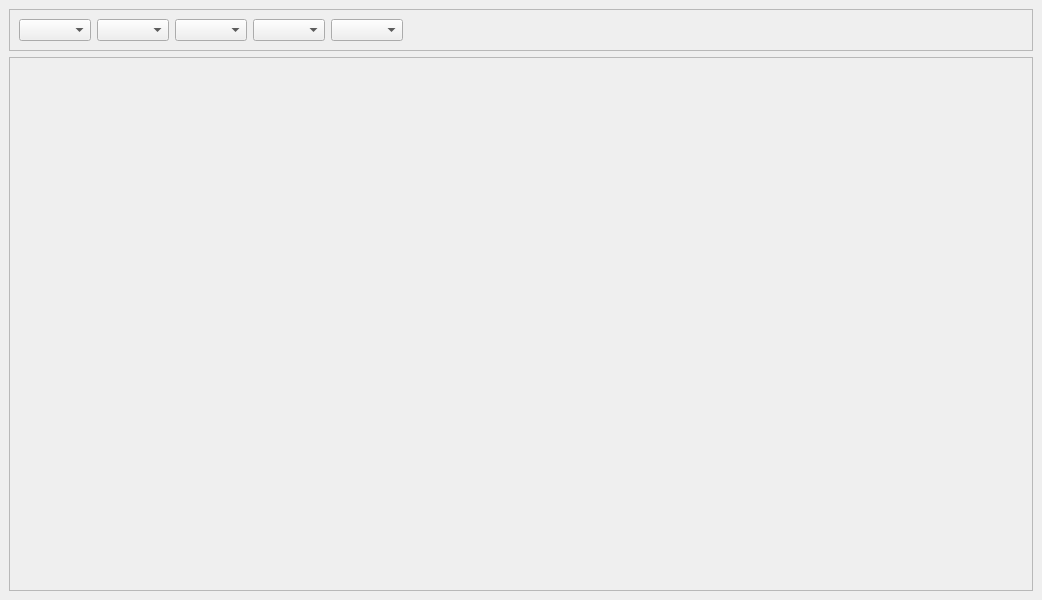
<?xml version="1.0" encoding="UTF-8"?>
<ui version="4.0">
 <class>MainWindow</class>
 <widget class="QMainWindow" name="MainWindow">
  <property name="geometry">
   <rect>
    <x>0</x>
    <y>0</y>
    <width>1042</width>
    <height>600</height>
   </rect>
  </property>
  <property name="windowTitle">
   <string>MainWindow</string>
  </property>
  <widget class="QWidget" name="centralwidget">
   <layout class="QVBoxLayout" name="verticalLayout">
    <item>
     <widget class="QFrame" name="top_frame">
      <property name="frameShape">
       <enum>QFrame::Shape::StyledPanel</enum>
      </property>
      <property name="frameShadow">
       <enum>QFrame::Shadow::Raised</enum>
      </property>
      <layout class="QHBoxLayout" name="horizontalLayout">
       <item>
        <widget class="QComboBox" name="broker_box"/>
       </item>
       <item>
        <widget class="QComboBox" name="sheet_box"/>
       </item>
       <item>
        <widget class="QComboBox" name="strategy_box"/>
       </item>
       <item>
        <widget class="QComboBox" name="symbol_box"/>
       </item>
       <item>
        <widget class="QComboBox" name="expiry_box"/>
       </item>
       <item>
        <spacer name="horizontalSpacer">
         <property name="orientation">
          <enum>Qt::Orientation::Horizontal</enum>
         </property>
         <property name="sizeHint" stdset="0">
          <size>
           <width>483</width>
           <height>20</height>
          </size>
         </property>
        </spacer>
       </item>
      </layout>
     </widget>
    </item>
    <item>
     <widget class="QScrollArea" name="scrollArea">
      <property name="widgetResizable">
       <bool>true</bool>
      </property>
      <widget class="QWidget" name="scrollAreaWidgetContents">
       <property name="geometry">
        <rect>
         <x>0</x>
         <y>0</y>
         <width>1022</width>
         <height>526</height>
        </rect>
       </property>
       <layout class="QVBoxLayout" name="verticalLayout_4">
        <item>
         <layout class="QVBoxLayout" name="cardsLayout"/>
        </item>
       </layout>
      </widget>
     </widget>
    </item>
   </layout>
  </widget>
 </widget>
 <resources/>
 <connections/>
</ui>
